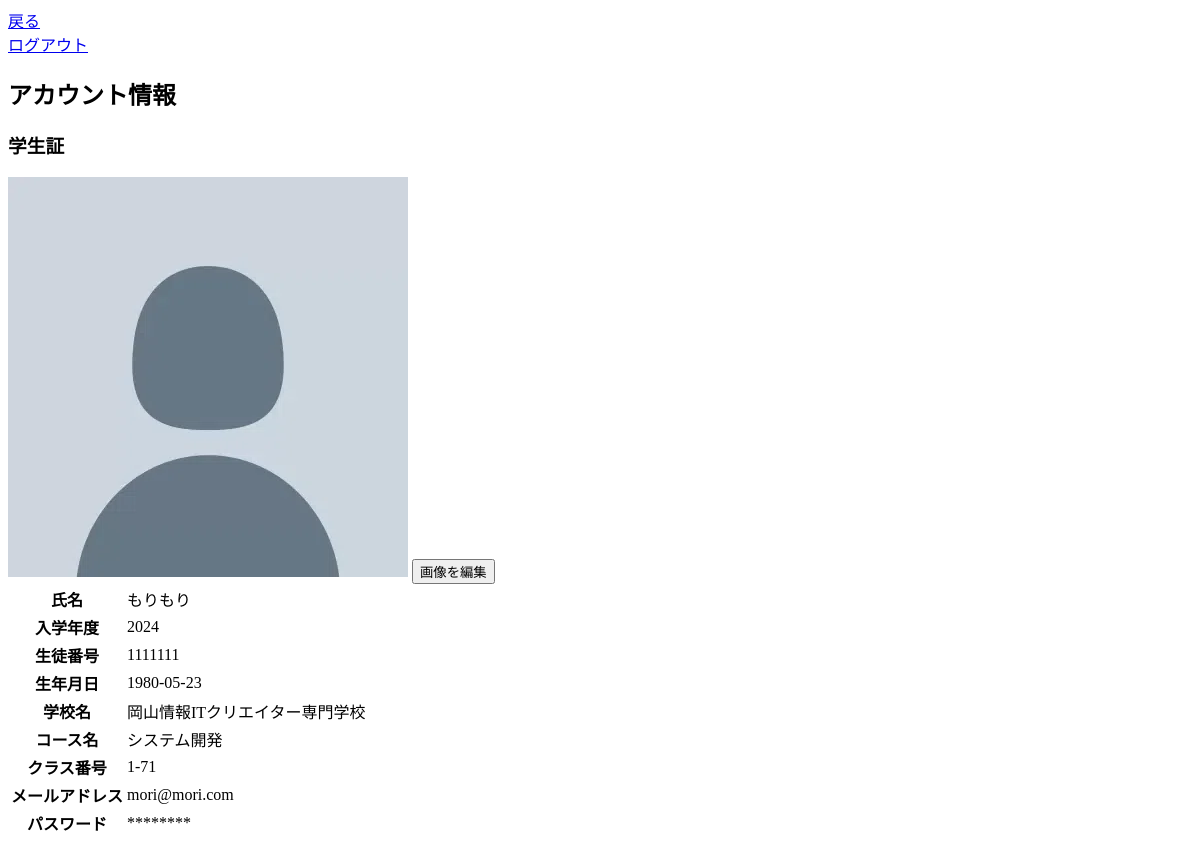
Page /student/profile/ (signed in) on the committed database.
### auth/models.py (models this page shows, shortened)
class Student(db.Model, UserMixin):
    __tablename__ = "student"
    id = db.Column(db.String, primary_key=True)
    student_name = db.Column(db.String, index=True)
    student_email = db.Column(db.String, unique=True, index=True)
    password_hash = db.Column(db.String)
    entrollment_year = db.Column(db.Integer)
    birth_date = db.Column(db.Date)
    school_id = db.Column(db.String)
    course_id = db.Column(db.String)
    class_num = db.Column(db.String)
    icon_path = db.Column(db.String)
    @property
    def password(self):
        raise AttributeError("読み込み不可")

class School(db.Model):
    __tablename__ = "school"
    school_id = db.Column(db.Integer, primary_key=True)
    school_name = db.Column(db.String)

class Course(db.Model):
    __tablename__ = "course"
    course_id = db.Column(db.Integer, autoincrement=True, primary_key=True)
    course_name = db.Column(db.String)

### student_profile/views.py (the view)
@prof.route('/')
@login_required
def profile():
    student = current_user
    school = School.query.filter_by(school_id=student.school_id).first()
    course = Course.query.filter_by(course_id=student.course_id).first()
    if not student.icon_path or not os.path.exists(os.path.join(current_app.root_path, student.icon_path)):
        student.icon_path = 'uploads/icon/default/default_icon.png'
    return render_template(
        'student_profile/profile.html',
        student=student,
        school_name=school.school_name if school else "不明",
        course_name=course.course_name if course else "不明"
        )

### auth/models.py (called while the page is built)
@login_manager.user_loader
def load_user(id):
    if len(id) == 6:
        return Teacher.query.get(id)
    else:
        return Student.query.get(id)

### student_profile/templates/student_profile/profile.html (shortened to what this page needs)
{% extends "student/base.html" %}
{% block modorulink %}<a href="{{ url_for('student.menu.s_menu') }}">戻る</a>{% endblock %}
{% block content %}
<a href="{{ url_for('auth.logout') }}" class="nav-link">ログアウト</a>
<h2>アカウント情報</h2>
<h3>学生証</h3>
<div class="profile-container">
    <div class="profile-image">
    <img src="{{ url_for('student.profile.upload_file', filename=student.icon_path.split('uploads/icon/')[1] if student.icon_path else 'icon/default/default_icon.png') }}" alt="プロフィール画像">
    <button onclick="window.location.href='{{ url_for('student.profile.edit_profile_image') }}'">画像を編集</button>
    </div>
    <table>
        <tr>
            <th>氏名</th>
            <td>{{ student.student_name }}</td>
        </tr>
        <tr>
            <th>入学年度</th>
            <td>{{ student.entrollment_year }}</td>
        </tr>
        <tr>
            <th>生徒番号</th>
            <td>{{ student.id }}</td>
        </tr>
        <tr>
            <th>生年月日</th>
            <td>{{ student.birth_date }}</td>
        </tr>
        <tr>
            <th>学校名</th>
            <td>{{ school_name }}</td>
        </tr>
        <tr>
            <th>コース名</th>
            <td>{{ course_name }}</td>
        </tr>
        <tr>
            <th>クラス番号</th>
            <td>{{ student.class_num }}</td>
        </tr>
        <tr>
            <th>メールアドレス</th>
            <td>{{ student.student_email }}</td>
        </tr>
        <tr>
            <th>パスワード</th>
            <td>********</td>
        </tr>
    </table>
</div>
{% endblock %}

### rows in the picture
Student: student_name "もりもり", entrollment_year "2024", id "1111111", birth_date "1980-05-23", class_num "1-71", student_email "mori@mori.com"
School: school_name "岡山情報ITクリエイター専門学校"
Course: course_name "システム開発"
